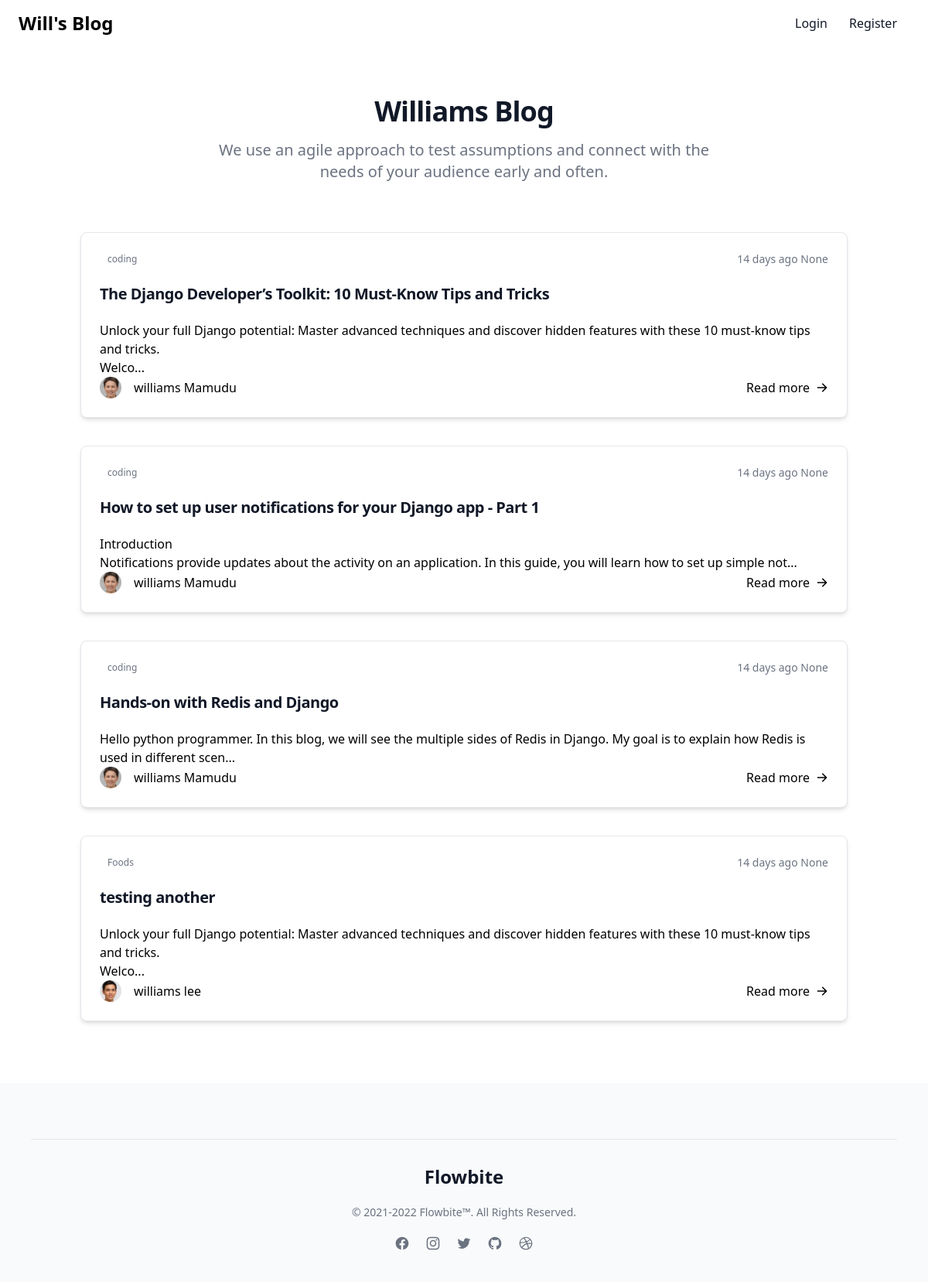
The page / on the database its author committed.
### blog/models.py (models this page shows, shortened)
class Post(models.Model):
  title = models.CharField(max_length=500)
  image = models.ImageField(null=True, blank=True, upload_to="Images/")
  title_tag = models.CharField(max_length=300, default='default blog post')
  Author = models.ForeignKey(User, on_delete=models.CASCADE)
  body = RichTextField()
  category = models.CharField(max_length=300, default='coding')
  def get_readtime(self):
     result = readtime.of_text(self.body)
     return result

class Profile(models.Model):
  user = models.OneToOneField(User, null=True, on_delete=models.CASCADE)
  bio = RichTextField()
  profile_image = models.ImageField(null=True, blank=True, upload_to="Images/profile/")

### blog/views.py (the view)
# urls.py: path('', Home, name='home'),
def Home(request):
  post = Post.objects.all()
  cats = Category.objects.all()
  context = {
    "post": post,
    "category_list":cats
  }
  return render(request, 'home.html', context=context)

### templates/home.html (shortened to what this page needs)
{% extends 'base.html' %}
{% block  content %}
<section class="bg-white">
  <div class="py-8 px-4 mx-auto max-w-screen-xl lg:py-16 lg:px-6">
      <div class="mx-auto max-w-screen-sm text-center lg:mb-16 mb-8">
          <h2 class="mb-4 text-3xl lg:text-4xl tracking-tight font-extrabold text-gray-900 ">Williams Blog</h2>
          <p class="font-light text-gray-500 sm:text-xl dark:text-gray-400">We use an agile approach to test assumptions and connect with the needs of your audience early and often.</p>
      </div>
      {% for items in post %}
      <div class="grid gap-2 mt-5 flex-wrap px-20">
          <article class="p-6 bg-white rounded-lg border border-gray-200 shadow-md mb-4">
              <div class="flex justify-between items-center mb-5 text-gray-500">
                  <span class="bg-primary-100 text-primary-800 text-xs font-medium inline-flex items-center px-2.5 py-0.5 rounded ">
                    <a href="{% url 'category_post' items.category %}">{{items.category}}</a>
                  </span>
                  <span class="text-sm">14 days ago {{user.id}}</span>
              </div>
              <h2 class="mb-2 text-[20px]  font-bold tracking-tight text-gray-900"><a href="{% url 'blog_detail' items.pk %}">{{items.title}}</a></h2>
              <p class="mb-5 font-light text-gray-500 w-[50%]">{{items.body|safe|slice:":150"}}...</p>
              <div class="flex justify-between items-center ">
                  <div class="flex items-center space-x-4">
                      <img class="w-7 h-7 rounded-full" src="{{items.Author.profile.profile_image.url}}" alt="{{items.Author}}" />
                      <span class="font-medium">
                          <a href="{% url 'show_profile' items.Author.id %}">{{items.Author.first_name}} {{items.Author.last_name}}</a>
                      </span>
                  </div>
                  <a href="{% url 'blog_detail' items.pk%}" class="inline-flex items-center font-medium text-primary-600 hover:underline">
                      Read more
                      <svg class="ml-2 w-4 h-4" fill="currentColor" viewBox="0 0 20 20" xmlns="http://www.w3.org/2000/svg"><path fill-rule="evenodd" d="M10.293 3.293a1 1 0 011.414 0l6 6a1 1 0 010 1.414l-6 6a1 1 0 01-1.414-1.414L14.586 11H3a1 1 0 110-2h11.586l-4.293-4.293a1 1 0 010-1.414z" clip-rule="evenodd"></path></svg>
                  </a>
              </div>
          </article>
      </div>
  {% endfor %}
  </div>
</section>
{% endblock  %}

### templates/base.html (shortened to what this page needs)
<!DOCTYPE html>
{% load static %}
<html lang="en">
<head>
  <link rel="stylesheet" href="{% static 'css/output.css' %}"/>
  <link rel="stylesheet" href="{% static 'custom/custom.css' %}"/>
</head>
<body >
  <header class="">
    <nav class="bg-white border-gray-200 px-4 lg:px-6 py-2.5 ">
        <div class="flex flex-wrap justify-between items-center">
              <div class="flex justify-start items-center">
                <a href="{% url 'home' %}" class="flex mr-4">
                  <span class="self-center text-2xl font-semibold whitespace-nowrap">Will's Blog </span>
                </a>
              </div>
            <div class="flex items-center lg:order-3">
              {% if user.is_authenticated %}
              <a href="{% url 'create' %}"> Write </a>
                <button type="button" class="p-2 mr-1 text-gray-500 rounded-lg hover:text-gray-900 hover:bg-gray-100 focus:ring-4 focus:ring-gray-300 ">
                    <svg aria-hidden="true" class="w-6 h-6" fill="currentColor" viewBox="0 0 20 20" xmlns="http://www.w3.org/2000/svg"><path d="M10 2a6 6 0 00-6 6v3.586l-.707.707A1 1 0 004 14h12a1 1 0 00.707-1.707L16 11.586V8a6 6 0 00-6-6zM10 18a3 3 0 01-3-3h6a3 3 0 01-3 3z"></path></svg>
                </button>
                <div class="hidden overflow-hidden z-50 my-4 max-w-sm text-base list-none bg-white rounded divide-y divide-gray-100 shadow-lg " id="notification-dropdown">
                    <div class="block py-2 px-4 text-base font-medium text-center text-gray-700 bg-gray-50 ">
                        Notifications
                    </div>
                    <div>
                    <a href="#" class="flex py-3 px-4 border-b hover:bg-gray-100 ">
                        <div class="flex-shrink-0">
                        <img class="w-11 h-11 rounded-full" src="https://flowbite.s3.amazonaws.com/blocks/marketing-ui/avatars/bonnie-green.png" alt="Bonnie Green avatar">
                        <div class="flex absolute justify-center items-center ml-6 -mt-5 w-5 h-5 rounded-full border border-white bg-primary-700 ">
                            <svg aria-hidden="true" class="w-3 h-3 text-white" fill="currentColor" viewBox="0 0 20 20" xmlns="http://www.w3.org/2000/svg"><path d="M8.707 7.293a1 1 0 00-1.414 1.414l2 2a1 1 0 001.414 0l2-2a1 1 0 00-1.414-1.414L11 7.586V3a1 1 0 10-2 0v4.586l-.293-.293z"></path><path d="M3 5a2 2 0 012-2h1a1 1 0 010 2H5v7h2l1 2h4l1-2h2V5h-1a1 1 0 110-2h1a2 2 0 012 2v10a2 2 0 01-2 2H5a2 2 0 01-2-2V5z"></path></svg>
                        </div>
                        </div>
                        <div class="pl-3 w-full">
                            <div class="text-gray-500 font-normal text-sm mb-1.5 ">New message from <span class="font-semibold text-gray-900 ">Bonnie Green</span>: "Hey, what's up? All set for the presentation?"</div>
                            <div class="text-xs font-medium text-primary-700">a few moments ago</div>
                        </div>
                    </a>
                    </div>
                    <a href="#" class="block py-2 text-base font-normal text-center text-gray-900 bg-gray-50 hover:bg-gray-100 ">
                        <div class="inline-flex items-center ">
                        <svg aria-hidden="true" class="mr-2 w-5 h-5" fill="currentColor" viewBox="0 0 20 20" xmlns="http://www.w3.org/2000/svg"><path d="M10 12a2 2 0 100-4 2 2 0 000 4z"></path><path fill-rule="evenodd" d="M.458 10C1.732 5.943 5.522 3 10 3s8.268 2.943 9.542 7c-1.274 4.057-5.064 7-9.542 7S1.732 14.057.458 10zM14 10a4 4 0 11-8 0 4 4 0 018 0z" clip-rule="evenodd"></path></svg>
                        View all
                        </div>
                    </a>
                </div>
                <div class="relative">
                <button type="button" class="flex mx-3 text-sm bg-gray-800 rounded-full md:mr-0 " id="user-menu-button">
                    <img class="w-8 h-8 rounded-full" src="{{user.profile.profile_image.url}}" alt="{{user.first_name}}" onclick="usertoggle()">
                </button>
                <div class="my-4 w-40 text-base list-none max-h-[0px]  absolute top-[25px] overflow-hidden bg-white right-2 rounded  shadow" id="drop">
                    <div class="py-3 px-4">
                        <span class="block text-sm font-semibold text-gray-900 ">{{user.first_name}} {{user.last_name}}</span>
                        <span class="block text-sm font-light text-gray-500 truncate">{{user.email}}</span>
                    </div>
                    <hr />
                    <ul class="py-1 font-light text-gray-500 " >
                      {% if user.profile.id %}
                        <li>
                            <a href="{% url 'show_profile' user.profile.id %}" class="block py-2 px-4 text-sm hover:font-bold hover:bg-gray-100 hover:border-l-2 border-blue-500 ">My profile</a>
                        </li>
                        {% else %}
                        <li>
                          <a href="{% url 'profile_account'  %}" class="block py-2 px-4 text-sm hover:font-bold hover:bg-gray-100 hover:border-l-2 border-blue-500 "> Create Profile Page </a>
                      </li>
                        {% endif %}
                        <li>
                            <a href="{% url 'edit_user' %}" class="block py-2 px-4 text-sm hover:bg-gray-100 hover:border-l-2 border-blue-500 hover:font-bold">Account settings</a>
                        </li>
                    </ul>
                    <ul class="py-1 font-light text-gray-500 ">
                        <li>
                            <a href="{% url 'logout' %}" class="block py-2 px-4 text-sm hover:bg-gray-100 hover:border-l-2 border-blue-500 hover:font-bold">Sign out</a>
                        </li>
                    </ul>
                </div>
                {% else %}
                <ul class="flex items-center justify-between>
                  <li class="mr-5">
                    <a href="{% url 'login' %}" class="block py-2 pl-3 pr-4 text-gray-900 rounded hover:bg-gray-100 md:hover:bg-transparent md:hover:text-blue-700 ">Login</a>
                    <li>
                      <a href="{% url 'register' %}" class="block py-2 pl-3 pr-4 text-gray-900 rounded hover:bg-gray-100 md:hover:bg-transparent md:hover:text-blue-700 " >Register</a>
                    </li>
                </ul>
              </div>
                {% endif %}
            </div>
    </nav>
  </header>
  {% block  content %}
  {% endblock  %}
<footer class="bg-gray-50">
  <div class="p-4 py-6 mx-auto max-w-screen-xl md:p-8 lg:p-10">
      <hr class="my-6 border-gray-200 sm:mx-auto dark:border-gray-700 lg:my-8">
      <div class="text-center">
          <a href="{% url 'home' %}" class="flex justify-center items-center mb-5 text-2xl font-semibold text-gray-900 dark:text-white">
              Flowbite
          </a>
          <span class="block text-sm text-center text-gray-500 dark:text-gray-400">© 2021-2022 <a href="#" class="hover:underline">Flowbite™</a>. All Rights Reserved.
          </span>
          <ul class="flex justify-center mt-5 space-x-5">
              <li>
                  <a href="#" class="text-gray-500 hover:text-gray-900 dark:hover:text-white dark:text-gray-400">
                  </a>
              </li>
              <li>
                  <a href="#" class="text-gray-500 hover:text-gray-900 dark:hover:text-white dark:text-gray-400">
                  </a>
              </li>
              <li>
                  <a href="#" class="text-gray-500 hover:text-gray-900 dark:hover:text-white dark:text-gray-400">
                  </a>
              </li>
              <li>
                  <a href="#" class="text-gray-500 hover:text-gray-900 ">
                  </a>
              </li>
              <li>
                  <a href="#" class="text-gray-500 hover:text-gray-900">
                  </a>
              </li>
          </ul>
      </div>
  </div>
</footer>
</body>
</html>

### static/custom/custom.css (style rules this page uses)
body { height: 100vh; display: flex; flex-direction: column; }

### rows shown on the page
Post: category "coding", id "None", title "The Django Developer’s Toolkit: 10 Must-Know Tips and Tricks", body "Unlock your full Django potential: Master advanced techniques and discover hidden features with these 10 must-know tips and tricks. Welco", Author.profile.profile_image (picture), Author.first_name "williams", Author.last_name "Mamudu"
Post: category "coding", id "None", title "How to set up user notifications for your Django app - Part 1", body "Introduction Notifications provide updates about the activity on an application. In this guide, you will learn how to set up simple not", Author.profile.profile_image (picture), Author.first_name "williams", Author.last_name "Mamudu"
Post: category "coding", id "None", title "Hands-on with Redis and Django", body "Hello python programmer. In this blog, we will see the multiple sides of Redis in Django. My goal is to explain how Redis is used in different scen", Author.profile.profile_image (picture), Author.first_name "williams", Author.last_name "Mamudu"
Post: category "Foods", id "None", title "testing another", body "Unlock your full Django potential: Master advanced techniques and discover hidden features with these 10 must-know tips and tricks. Welco", Author.profile.profile_image (picture), Author.first_name "williams", Author.last_name "lee"
